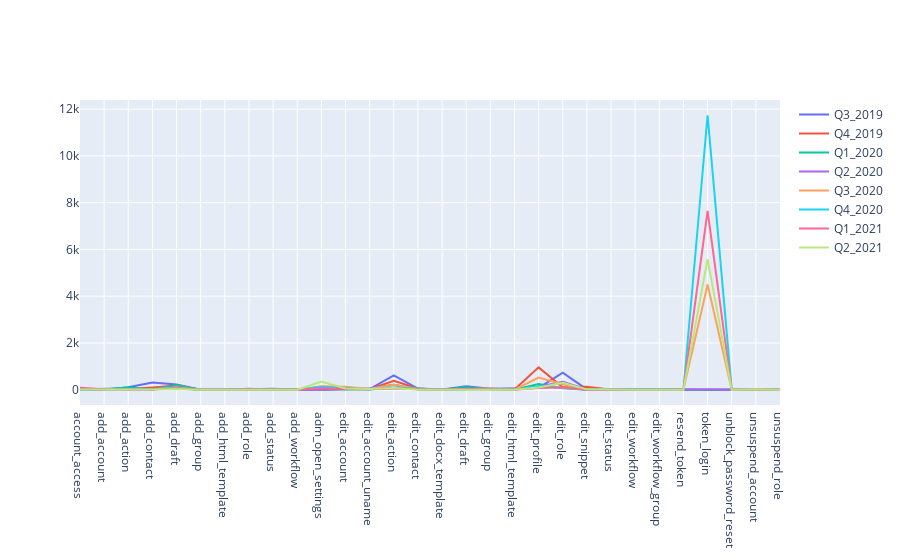

Write notebook code for a chart like this one.
### Code cell
fig = go.Figure(go.Line(x=yellow_light, y=np.array(Q3_2019[yellow_light].sum()).astype(int), name='Q3_2019'))
fig.add_trace(go.Line(x=yellow_light, y=np.array(Q4_2019[yellow_light].sum()).astype(int), name='Q4_2019'))
fig.add_trace(go.Line(x=yellow_light, y=np.array(Q1_2020[yellow_light].sum()).astype(int), name='Q1_2020'))
fig.add_trace(go.Line(x=yellow_light, y=np.array(Q2_2020[yellow_light].sum()).astype(int), name='Q2_2020'))
fig.add_trace(go.Line(x=yellow_light, y=np.array(Q3_2020[yellow_light].sum()).astype(int), name='Q3_2020'))
fig.add_trace(go.Line(x=yellow_light, y=np.array(Q4_2020[yellow_light].sum()).astype(int), name='Q4_2020'))
fig.add_trace(go.Line(x=yellow_light, y=np.array(Q1_2021[yellow_light].sum()).astype(int), name='Q1_2021'))
fig.add_trace(go.Line(x=yellow_light, y=np.array(Q2_2021[yellow_light].sum()).astype(int), name='Q2_2021'))
fig.show()

### Figure 1 — Plotly figure (JSON) as saved in the notebook; plotly's stock layout.template omitted (floating-point values rounded to 4 significant figures)
{"data": [{"name": "Q3_2019", "type": "scatter", "x": ["account_access", "add_account", "add_action", "add_contact", "add_draft", "add_group", "add_html_template", "add_role", "add_status", "add_workflow", "adm_open_settings", "edit_account", "edit_account_uname", "edit_action", "edit_contact", "edit_docx_template", "edit_draft", "edit_group", "edit_html_template", "edit_profile", "edit_role", "edit_snippet", "edit_status", "edit_workflow", "edit_workflow_group", "resend_token", "token_login", "unblock_password_reset", "unsuspend_account", "unsuspend_role"], "y": [1, 9, 109, 311, 227, 0, 1, 7, 43, 0, 0, 32, 30, 619, 51, 10, 144, 45, 73, 80, 731, 14, 13, 19, 0, 0, 0, 0, 0, 1]}, {"name": "Q4_2019", "type": "scatter", "x": ["account_access", "add_account", "add_action", "add_contact", "add_draft", "add_group", "add_html_template", "add_role", "add_status", "add_workflow", "adm_open_settings", "edit_account", "edit_account_uname", "edit_action", "edit_contact", "edit_docx_template", "edit_draft", "edit_group", "edit_html_template", "edit_profile", "edit_role", "edit_snippet", "edit_status", "edit_workflow", "edit_workflow_group", "resend_token", "token_login", "unblock_password_reset", "unsuspend_account", "unsuspend_role"], "y": [0, 20, 34, 101, 184, 0, 1, 17, 10, 1, 0, 36, 20, 378, 57, 0, 86, 42, 6, 957, 109, 130, 0, 8, 0, 0, 0, 0, 0, 0]}, {"name": "Q1_2020", "type": "scatter", "x": ["account_access", "add_account", "add_action", "add_contact", "add_draft", "add_group", "add_html_template", "add_role", "add_status", "add_workflow", "adm_open_settings", "edit_account", "edit_account_uname", "edit_action", "edit_contact", "edit_docx_template", "edit_draft", "edit_group", "edit_html_template", "edit_profile", "edit_role", "edit_snippet", "edit_status", "edit_workflow", "edit_workflow_group", "resend_token", "token_login", "unblock_password_reset", "unsuspend_account", "unsuspend_role"], "y": [0, 18, 93, 16, 190, 1, 2, 13, 14, 0, 0, 34, 19, 212, 25, 0, 102, 18, 2, 246, 63, 0, 0, 0, 0, 0, 0, 0, 0, 0]}, {"name": "Q2_2020", "type": "scatter", "x": ["account_access", "add_account", "add_action", "add_contact", "add_draft", "add_group", "add_html_template", "add_role", "add_status", "add_workflow", "adm_open_settings", "edit_account", "edit_account_uname", "edit_action", "edit_contact", "edit_docx_template", "edit_draft", "edit_group", "edit_html_template", "edit_profile", "edit_role", "edit_snippet", "edit_status", "edit_workflow", "edit_workflow_group", "resend_token", "token_login", "unblock_password_reset", "unsuspend_account", "unsuspend_role"], "y": [0, 42, 18, 8, 96, 1, 0, 41, 4, 0, 0, 50, 58, 215, 13, 0, 47, 45, 9, 129, 343, 16, 0, 6, 6, 0, 0, 0, 0, 0]}, {"name": "Q3_2020", "type": "scatter", "x": ["account_access", "add_account", "add_action", "add_contact", "add_draft", "add_group", "add_html_template", "add_role", "add_status", "add_workflow", "adm_open_settings", "edit_account", "edit_account_uname", "edit_action", "edit_contact", "edit_docx_template", "edit_draft", "edit_group", "edit_html_template", "edit_profile", "edit_role", "edit_snippet", "edit_status", "edit_workflow", "edit_workflow_group", "resend_token", "token_login", "unblock_password_reset", "unsuspend_account", "unsuspend_role"], "y": [7, 30, 20, 21, 91, 0, 0, 20, 8, 0, 150, 124, 32, 215, 30, 0, 41, 54, 0, 517, 236, 0, 2, 0, 0, 13, 4499, 4, 0, 5]}, {"name": "Q4_2020", "type": "scatter", "x": ["account_access", "add_account", "add_action", "add_contact", "add_draft", "add_group", "add_html_template", "add_role", "add_status", "add_workflow", "adm_open_settings", "edit_account", "edit_account_uname", "edit_action", "edit_contact", "edit_docx_template", "edit_draft", "edit_group", "edit_html_template", "edit_profile", "edit_role", "edit_snippet", "edit_status", "edit_workflow", "edit_workflow_group", "resend_token", "token_login", "unblock_password_reset", "unsuspend_account", "unsuspend_role"], "y": [4, 31, 7, 25, 53, 1, 6, 25, 1, 0, 127, 75, 11, 101, 40, 0, 15, 27, 5, 147, 90, 1, 8, 6, 0, 7, 11739, 13, 33, 0]}, {"name": "Q1_2021", "type": "scatter", "x": ["account_access", "add_account", "add_action", "add_contact", "add_draft", "add_group", "add_html_template", "add_role", "add_status", "add_workflow", "adm_open_settings", "edit_account", "edit_account_uname", "edit_action", "edit_contact", "edit_docx_template", "edit_draft", "edit_group", "edit_html_template", "edit_profile", "edit_role", "edit_snippet", "edit_status", "edit_workflow", "edit_workflow_group", "resend_token", "token_login", "unblock_password_reset", "unsuspend_account", "unsuspend_role"], "y": [85, 24, 13, 16, 67, 0, 0, 23, 5, 0, 62, 35, 18, 50, 36, 0, 36, 12, 0, 76, 95, 3, 0, 4, 0, 0, 7649, 4, 29, 0]}, {"name": "Q2_2021", "type": "scatter", "x": ["account_access", "add_account", "add_action", "add_contact", "add_draft", "add_group", "add_html_template", "add_role", "add_status", "add_workflow", "adm_open_settings", "edit_account", "edit_account_uname", "edit_action", "edit_contact", "edit_docx_template", "edit_draft", "edit_group", "edit_html_template", "edit_profile", "edit_role", "edit_snippet", "edit_status", "edit_workflow", "edit_workflow_group", "resend_token", "token_login", "unblock_password_reset", "unsuspend_account", "unsuspend_role"], "y": [13, 6, 13, 9, 34, 0, 0, 3, 0, 0, 356, 53, 37, 75, 4, 0, 6, 15, 0, 98, 302, 17, 0, 1, 0, 2, 5585, 1, 18, 0]}], "layout": {}}
